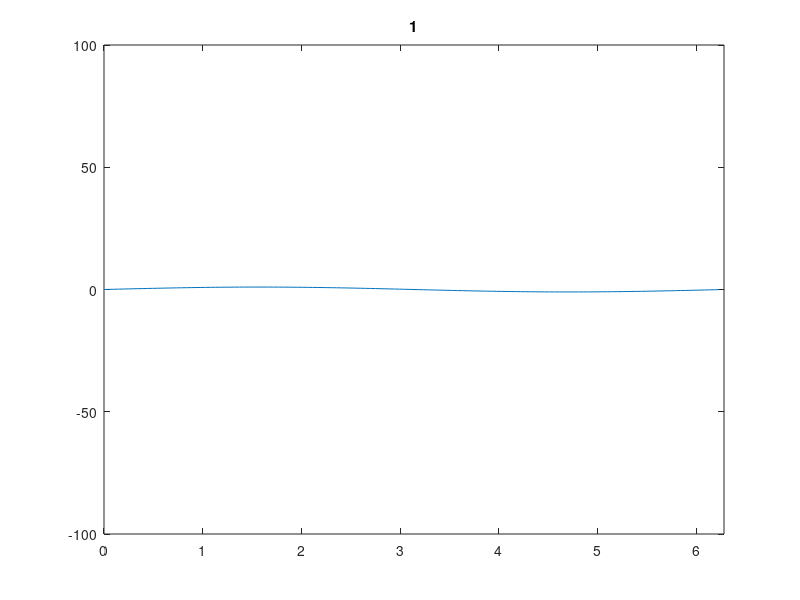

The MATLAB script that drew this image:
clear all;close all;clc;
N = 128;
h = 2*pi/N;
x = (0:N-1)*h;
dt  = 0.001;
D = 0.5;
k = [0:N/2-1 0 -N/2+1:-1]*2*pi/(2*pi);
k1 = 1i*k;
k2 = k1.^2;

uinit = sin(x);
u0 = uinit;

for i=0:dt:1
 uhat=fft(u0)+dt*k2.*fft(u0);
 u0=real(ifft(uhat));
  plot(x,uinit,x,u0)
    axis([0,2*pi,-100,100])
    title(num2str(i))
    pause(0.01);
end
 